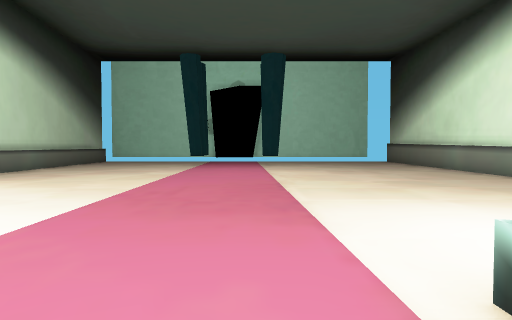
View 1 (above)

16 first-person views from a walk through a Unity game level. The camera is 1.4 m above the floor, tilts 2° down and sees 70° across. The floor is counted in squares, 2 m on a side. Each view is taken from the middle of a square. On the plan, view 1 faces up. The plan holds only what a view shows up to about 11 squares ahead; the rest is blank. Some animated figures are left out.

View 2
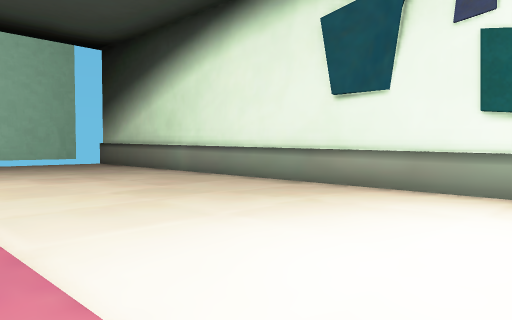

View 3
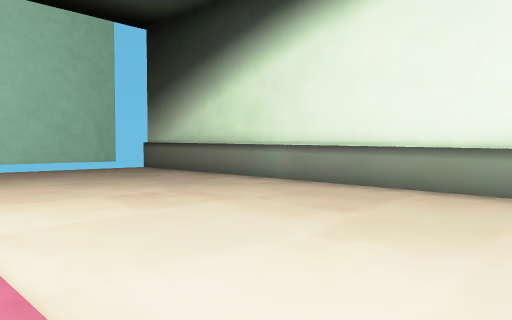

View 4
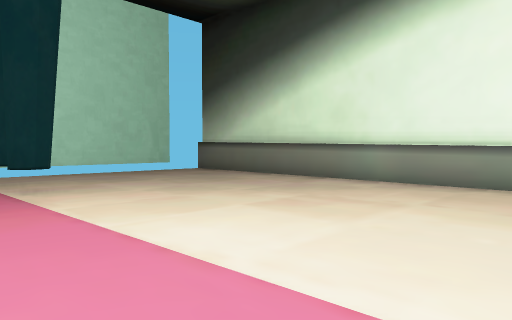

View 5
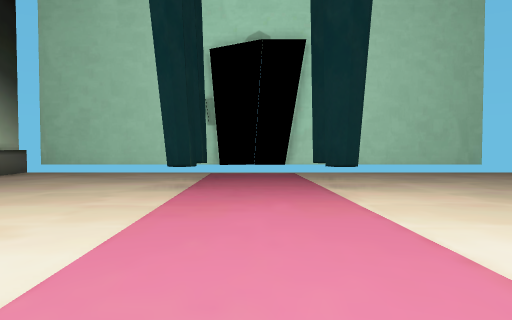

View 6
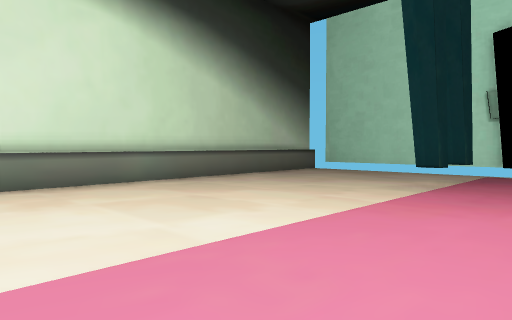

View 7
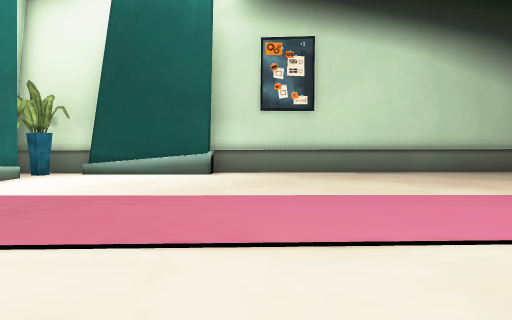

View 8
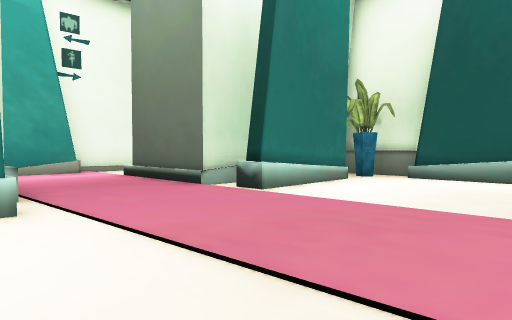

View 9
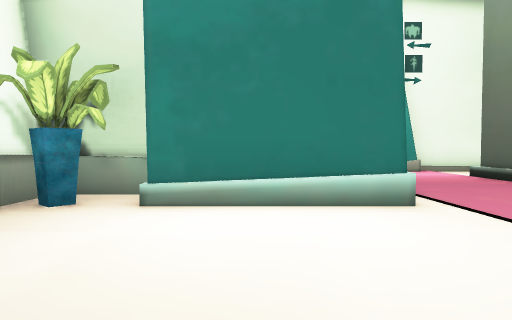

View 10
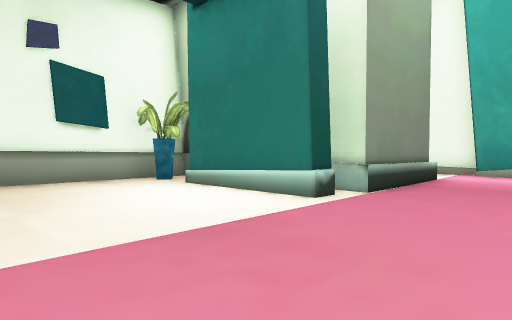

View 11
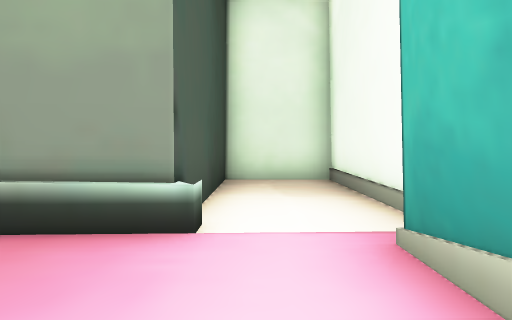

View 12
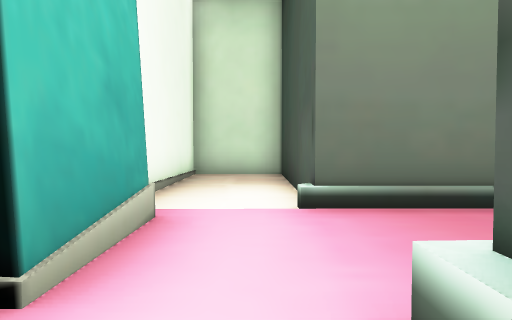

View 13
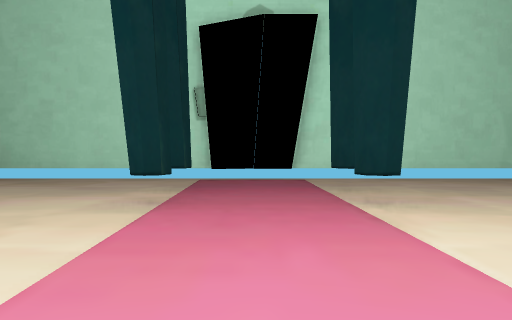

View 14
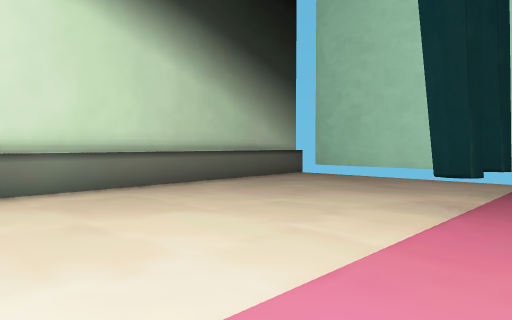

View 15
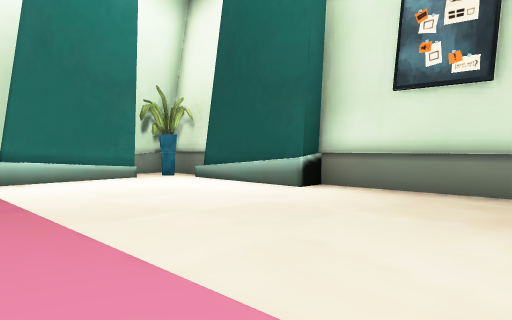

View 16
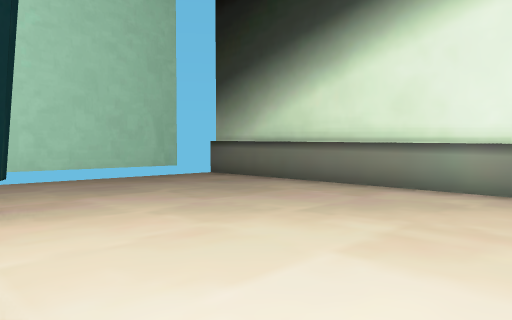

### Floor plan
Points are (right, up) in squares from view 1. A wall is a line through its corners. A room is listed if a view was taken in it or the views show most of it. See-through windows are left out.
Room 1 (views 1, 2, 3, 4, 5, 6, 7, 8, 9, 10, 11, 13, 14, 15, 16)
walls: (-6.5, 5.9) (-6.5, 2.6); (-2.5, 1.6) (-2.6, 1.1); (1.2, 1.1) (1.2, 1.6) (4.4, 1.6); (-5.3, 1.6) (-2.3, 1.6); (-6.8, 2.6) (-6.7, 0.5) (-5.6, 0.5); (-7, 2.6) (-6.9, 0.8); (-3.4, 0.5) (-2.1, 0.5) (-2.1, -2.3) (-7.6, -2.3) (-7.6, -4.6) (-1.5, -4.6); (-2, 19) (-7.5, 19); (4.5, 0.5) (6.1, 0.5) (6.6, 18.5); (-7.7, 16.6) (-7.1, 5.6); (-7.6, 18.6) (-7, 5.8) (-6.3, 5.8); (1, -2.5) (1, 0.5) (1.8, 0.5); (5.9, 19) (-0.1, 19); (-1.5, -4) (0.6, -4)
low walls: (-6.3, 5.8) (-6.3, 3); (-2.3, 1.6) (-2.3, 1.1); (1, 1.1) (1, 1.6)
ways out: opening at (1, -3) to room 2; opening at (-2, 17.5) to room 3; opening at (-0.5, 15.5) to room 3; opening at (1, 17.5) to room 3
objects: plant (-6, 2); plant (5, 2)
Room 2 (view 12)
walls: (0.5, -4.6) (6, -4.6) (6.1, -2.3) (0.9, -2.3)
low walls: (1.4, -2.5) (1, -2.5)
ways out: opening at (1, -3) to room 1
Room 3 (no view inside)
walls: (0, 18.7) (-2, 18.7)
ways out: opening at (-2, 17.5) to room 1; opening at (-0.5, 15.5) to room 1; opening at (1, 17.5) to room 1

Positions as (right, up) in squares from view 1, and headings:
1: (0, 0), facing up
2: (0, 2), facing up-right
3: (0, 6), facing up-right
4: (-1, 8), facing up-right
5: (-1, 8), facing up
6: (0, 8), facing up-left
7: (3, 7), facing left
8: (2, 6), facing down-left
9: (3, 6), facing down
10: (-2, 6), facing down-right
11: (-2, -3), facing right
12: (2, -3), facing left
13: (-1, 10), facing up
14: (-1, 10), facing up-left
15: (-1, 10), facing down-left
16: (0, 10), facing up-right
